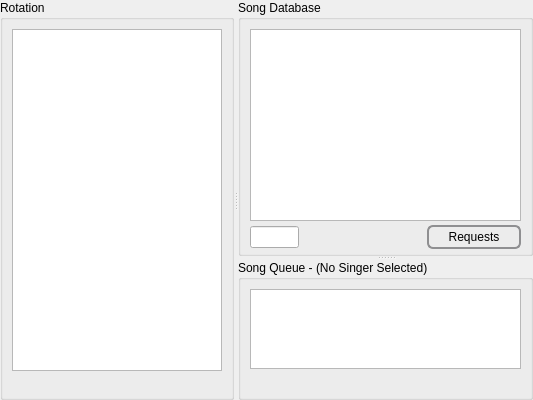
         <widget class="QSplitter" name="splitter_3">
          <property name="sizePolicy">
           <sizepolicy hsizetype="Expanding" vsizetype="Preferred">
            <horstretch>0</horstretch>
            <verstretch>0</verstretch>
           </sizepolicy>
          </property>
          <property name="frameShape">
           <enum>QFrame::NoFrame</enum>
          </property>
          <property name="orientation">
           <enum>Qt::Horizontal</enum>
          </property>
          <widget class="QGroupBox" name="rotgroupBox_2">
           <property name="sizePolicy">
            <sizepolicy hsizetype="Preferred" vsizetype="Expanding">
             <horstretch>0</horstretch>
             <verstretch>0</verstretch>
            </sizepolicy>
           </property>
           <property name="title">
            <string>Rotation</string>
           </property>
           <layout class="QVBoxLayout" name="verticalLayout_19">
            <property name="spacing">
             <number>2</number>
            </property>
            <property name="bottomMargin">
             <number>2</number>
            </property>
            <item>
             <layout class="QHBoxLayout" name="horizontalLayout_19"/>
            </item>
            <item>
             <widget class="QTableView" name="tableViewRotation">
              <property name="contextMenuPolicy">
               <enum>Qt::CustomContextMenu</enum>
              </property>
              <property name="editTriggers">
               <set>QAbstractItemView::NoEditTriggers</set>
              </property>
              <property name="dragEnabled">
               <bool>true</bool>
              </property>
              <property name="dragDropOverwriteMode">
               <bool>false</bool>
              </property>
              <property name="dragDropMode">
               <enum>QAbstractItemView::DragDrop</enum>
              </property>
              <property name="defaultDropAction">
               <enum>Qt::MoveAction</enum>
              </property>
              <property name="alternatingRowColors">
               <bool>true</bool>
              </property>
              <property name="selectionMode">
               <enum>QAbstractItemView::SingleSelection</enum>
              </property>
              <property name="selectionBehavior">
               <enum>QAbstractItemView::SelectRows</enum>
              </property>
              <attribute name="horizontalHeaderCascadingSectionResizes">
               <bool>true</bool>
              </attribute>
              <attribute name="horizontalHeaderShowSortIndicator" stdset="0">
               <bool>false</bool>
              </attribute>
              <attribute name="horizontalHeaderStretchLastSection">
               <bool>false</bool>
              </attribute>
              <attribute name="verticalHeaderVisible">
               <bool>false</bool>
              </attribute>
             </widget>
            </item>
            <item>
             <widget class="QFrame" name="frame_9">
              <property name="frameShape">
               <enum>QFrame::NoFrame</enum>
              </property>
              <property name="frameShadow">
               <enum>QFrame::Raised</enum>
              </property>
              <layout class="QHBoxLayout" name="horizontalLayout_21">
               <property name="spacing">
                <number>4</number>
               </property>
               <property name="leftMargin">
                <number>0</number>
               </property>
               <property name="topMargin">
                <number>0</number>
               </property>
               <property name="rightMargin">
                <number>0</number>
               </property>
               <property name="bottomMargin">
                <number>0</number>
               </property>
               <item>
                <widget class="QPushButton" name="buttonClearRotation">
                 <property name="focusPolicy">
                  <enum>Qt::NoFocus</enum>
                 </property>
                 <property name="text">
                  <string/>
                 </property>
                 <property name="icon">
                  <iconset resource="resources.qrc">
                   <normaloff>:/icons/Icons/edit-clear.png</normaloff>:/icons/Icons/edit-clear.png</iconset>
                 </property>
                 <property name="iconSize">
                  <size>
                   <width>22</width>
                   <height>22</height>
                  </size>
                 </property>
                 <property name="flat">
                  <bool>true</bool>
                 </property>
                </widget>
               </item>
               <item>
                <spacer name="horizontalSpacer_9">
                 <property name="orientation">
                  <enum>Qt::Horizontal</enum>
                 </property>
                 <property name="sizeHint" stdset="0">
                  <size>
                   <width>40</width>
                   <height>20</height>
                  </size>
                 </property>
                </spacer>
               </item>
               <item>
                <widget class="QPushButton" name="buttonAddSinger">
                 <property name="text">
                  <string/>
                 </property>
                 <property name="icon">
                  <iconset resource="resources.qrc">
                   <normaloff>:/icons/Icons/list-add-user.png</normaloff>:/icons/Icons/list-add-user.png</iconset>
                 </property>
                 <property name="iconSize">
                  <size>
                   <width>22</width>
                   <height>22</height>
                  </size>
                 </property>
                 <property name="flat">
                  <bool>true</bool>
                 </property>
                </widget>
               </item>
               <item>
                <widget class="QPushButton" name="buttonRegulars">
                 <property name="text">
                  <string/>
                 </property>
                 <property name="icon">
                  <iconset resource="resources.qrc">
                   <normaloff>:/icons/Icons/emblem-favorite.png</normaloff>:/icons/Icons/emblem-favorite.png</iconset>
                 </property>
                 <property name="iconSize">
                  <size>
                   <width>22</width>
                   <height>22</height>
                  </size>
                 </property>
                 <property name="flat">
                  <bool>true</bool>
                 </property>
                </widget>
               </item>
              </layout>
             </widget>
            </item>
           </layout>
          </widget>
          <widget class="QSplitter" name="splitter">
           <property name="orientation">
            <enum>Qt::Vertical</enum>
           </property>
           <property name="childrenCollapsible">
            <bool>false</bool>
           </property>
           <widget class="QFrame" name="frameDb">
            <property name="sizePolicy">
             <sizepolicy hsizetype="Preferred" vsizetype="Preferred">
              <horstretch>0</horstretch>
              <verstretch>0</verstretch>
             </sizepolicy>
            </property>
            <property name="frameShape">
             <enum>QFrame::NoFrame</enum>
            </property>
            <property name="frameShadow">
             <enum>QFrame::Plain</enum>
            </property>
            <layout class="QHBoxLayout" name="horizontalLayout_8">
             <property name="leftMargin">
              <number>0</number>
             </property>
             <property name="topMargin">
              <number>0</number>
             </property>
             <property name="rightMargin">
              <number>0</number>
             </property>
             <property name="bottomMargin">
              <number>0</number>
             </property>
             <item>
              <widget class="QGroupBox" name="dbgroupBox_2">
               <property name="sizePolicy">
                <sizepolicy hsizetype="Expanding" vsizetype="Preferred">
                 <horstretch>0</horstretch>
                 <verstretch>0</verstretch>
                </sizepolicy>
               </property>
               <property name="title">
                <string>Song Database</string>
               </property>
               <layout class="QVBoxLayout" name="verticalLayout_12">
                <property name="spacing">
                 <number>4</number>
                </property>
                <property name="bottomMargin">
                 <number>4</number>
                </property>
                <item>
                 <widget class="QTableView" name="tableViewDB">
                  <property name="sizePolicy">
                   <sizepolicy hsizetype="Expanding" vsizetype="MinimumExpanding">
                    <horstretch>0</horstretch>
                    <verstretch>0</verstretch>
                   </sizepolicy>
                  </property>
                  <property name="contextMenuPolicy">
                   <enum>Qt::CustomContextMenu</enum>
                  </property>
                  <property name="editTriggers">
                   <set>QAbstractItemView::NoEditTriggers</set>
                  </property>
                  <property name="dragDropMode">
                   <enum>QAbstractItemView::DragOnly</enum>
                  </property>
                  <property name="alternatingRowColors">
                   <bool>true</bool>
                  </property>
                  <property name="selectionMode">
                   <enum>QAbstractItemView::SingleSelection</enum>
                  </property>
                  <property name="selectionBehavior">
                   <enum>QAbstractItemView::SelectRows</enum>
                  </property>
                  <property name="sortingEnabled">
                   <bool>true</bool>
                  </property>
                  <attribute name="horizontalHeaderCascadingSectionResizes">
                   <bool>true</bool>
                  </attribute>
                  <attribute name="horizontalHeaderShowSortIndicator" stdset="0">
                   <bool>true</bool>
                  </attribute>
                  <attribute name="verticalHeaderVisible">
                   <bool>false</bool>
                  </attribute>
                 </widget>
                </item>
                <item>
                 <layout class="QHBoxLayout" name="horizontalLayout_9">
                  <property name="spacing">
                   <number>4</number>
                  </property>
                  <item>
                   <widget class="CustomLineEdit" name="lineEdit"/>
                  </item>
                  <item>
                   <widget class="QPushButton" name="pushButton">
                    <property name="focusPolicy">
                     <enum>Qt::NoFocus</enum>
                    </property>
                    <property name="text">
                     <string/>
                    </property>
                    <property name="icon">
                     <iconset resource="resources.qrc">
                      <normaloff>:/Icons/system-search2.png</normaloff>:/Icons/system-search2.png</iconset>
                    </property>
                    <property name="flat">
                     <bool>true</bool>
                    </property>
                   </widget>
                  </item>
                  <item>
                   <spacer name="horizontalSpacerRequests">
                    <property name="orientation">
                     <enum>Qt::Horizontal</enum>
                    </property>
                    <property name="sizeType">
                     <enum>QSizePolicy::Minimum</enum>
                    </property>
                    <property name="sizeHint" stdset="0">
                     <size>
                      <width>80</width>
                      <height>20</height>
                     </size>
                    </property>
                   </spacer>
                  </item>
                  <item>
                   <widget class="QPushButton" name="pushButtonIncomingRequests">
                    <property name="styleSheet">
                     <string notr="true">QPushButton {
    border: 2px solid #8f8f91;
    border-radius: 6px;
    background-color: qlineargradient(x1: 0, y1: 0, x2: 0, y2: 1,
                                      stop: 0 #f6f7fa, stop: 1 #dadbde);
    min-width: 80px;
    padding-left: 5px;
    padding-right: 5px;
    padding-top: 3px;
    padding-bottom: 3px;
}

QPushButton:pressed {
    background-color: qlineargradient(x1: 0, y1: 0, x2: 0, y2: 1,
                                      stop: 0 #dadbde, stop: 1 #f6f7fa);
}

QPushButton:flat {
    border: none; /* no border for a flat push button */
}

QPushButton:default {
    border-color: navy; /* make the default button prominent */
}</string>
                    </property>
                    <property name="text">
                     <string>Requests</string>
                    </property>
                   </widget>
                  </item>
                 </layout>
                </item>
               </layout>
              </widget>
             </item>
            </layout>
           </widget>
           <widget class="QFrame" name="frameQueue">
            <property name="frameShape">
             <enum>QFrame::NoFrame</enum>
            </property>
            <property name="frameShadow">
             <enum>QFrame::Plain</enum>
            </property>
            <layout class="QGridLayout" name="gridLayout_3">
             <property name="leftMargin">
              <number>0</number>
             </property>
             <property name="topMargin">
              <number>0</number>
             </property>
             <property name="rightMargin">
              <number>0</number>
             </property>
             <property name="bottomMargin">
              <number>0</number>
             </property>
             <item row="0" column="0">
              <widget class="QSplitter" name="splitter_2">
               <property name="orientation">
                <enum>Qt::Horizontal</enum>
               </property>
               <widget class="QGroupBox" name="gbxQueue">
                <property name="title">
                 <string>Song Queue - (No Singer Selected)</string>
                </property>
                <layout class="QVBoxLayout" name="verticalLayout_20">
                 <property name="spacing">
                  <number>2</number>
                 </property>
                 <property name="bottomMargin">
                  <number>4</number>
                 </property>
                 <item>
                  <widget class="QTableView" name="tableViewQueue">
                   <property name="contextMenuPolicy">
                    <enum>Qt::CustomContextMenu</enum>
                   </property>
                   <property name="midLineWidth">
                    <number>0</number>
                   </property>
                   <property name="editTriggers">
                    <set>QAbstractItemView::NoEditTriggers</set>
                   </property>
                   <property name="dragEnabled">
                    <bool>true</bool>
                   </property>
                   <property name="dragDropMode">
                    <enum>QAbstractItemView::DragDrop</enum>
                   </property>
                   <property name="defaultDropAction">
                    <enum>Qt::MoveAction</enum>
                   </property>
                   <property name="alternatingRowColors">
                    <bool>true</bool>
                   </property>
                   <property name="selectionMode">
                    <enum>QAbstractItemView::ExtendedSelection</enum>
                   </property>
                   <property name="selectionBehavior">
                    <enum>QAbstractItemView::SelectRows</enum>
                   </property>
                   <property name="sortingEnabled">
                    <bool>true</bool>
                   </property>
                   <attribute name="horizontalHeaderCascadingSectionResizes">
                    <bool>true</bool>
                   </attribute>
                   <attribute name="horizontalHeaderHighlightSections">
                    <bool>true</bool>
                   </attribute>
                   <attribute name="horizontalHeaderShowSortIndicator" stdset="0">
                    <bool>false</bool>
                   </attribute>
                   <attribute name="horizontalHeaderStretchLastSection">
                    <bool>false</bool>
                   </attribute>
                   <attribute name="verticalHeaderVisible">
                    <bool>false</bool>
                   </attribute>
                  </widget>
                 </item>
                 <item>
                  <widget class="QFrame" name="frame_10">
                   <property name="frameShape">
                    <enum>QFrame::NoFrame</enum>
                   </property>
                   <property name="frameShadow">
                    <enum>QFrame::Raised</enum>
                   </property>
                   <layout class="QHBoxLayout" name="horizontalLayout_22">
                    <property name="leftMargin">
                     <number>0</number>
                    </property>
                    <property name="topMargin">
                     <number>0</number>
                    </property>
                    <property name="rightMargin">
                     <number>0</number>
                    </property>
                    <property name="bottomMargin">
                     <number>0</number>
                    </property>
                    <item>
                     <widget class="QPushButton" name="buttonClearQueue">
                      <property name="focusPolicy">
                       <enum>Qt::NoFocus</enum>
                      </property>
                      <property name="text">
                       <string/>
                      </property>
                      <property name="icon">
                       <iconset resource="resources.qrc">
                        <normaloff>:/icons/Icons/edit-clear.png</normaloff>:/icons/Icons/edit-clear.png</iconset>
                      </property>
                      <property name="iconSize">
                       <size>
                        <width>22</width>
                        <height>22</height>
                       </size>
                      </property>
                      <property name="flat">
                       <bool>true</bool>
                      </property>
                     </widget>
                    </item>
                    <item>
                     <spacer name="horizontalSpacer_10">
                      <property name="orientation">
                       <enum>Qt::Horizontal</enum>
                      </property>
                      <property name="sizeHint" stdset="0">
                       <size>
                        <width>40</width>
                        <height>20</height>
                       </size>
                      </property>
                     </spacer>
                    </item>
                   </layout>
                  </widget>
                 </item>
                </layout>
               </widget>
              </widget>
             </item>
            </layout>
           </widget>
          </widget>
         </widget>
